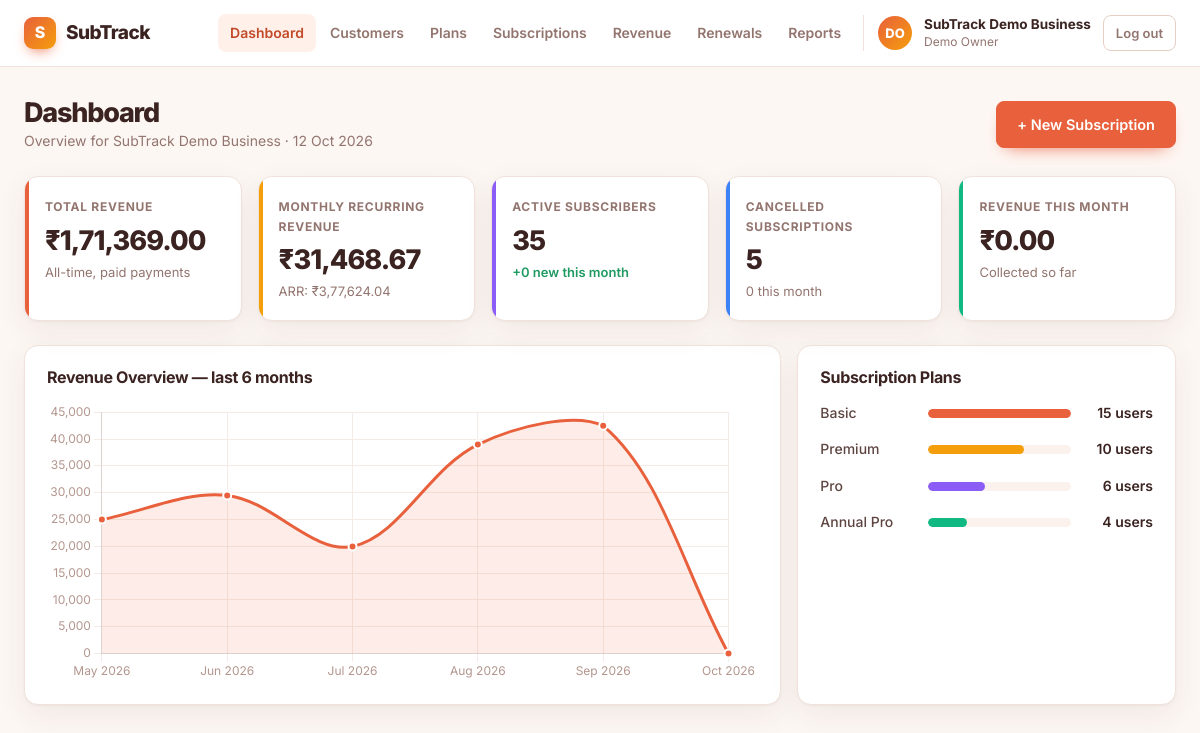
/dashboard.php (signed in), run on the app's committed database.
### tables this page shows
CREATE TABLE IF NOT EXISTS users (
    id            INT UNSIGNED AUTO_INCREMENT PRIMARY KEY,
    name          VARCHAR(120)        NOT NULL,
    email         VARCHAR(190)        NOT NULL UNIQUE,
    password_hash VARCHAR(255)        NOT NULL,
    business_name VARCHAR(150)        NOT NULL,
    created_at    DATETIME            NOT NULL DEFAULT CURRENT_TIMESTAMP
);

CREATE TABLE IF NOT EXISTS plans (
    id             INT UNSIGNED AUTO_INCREMENT PRIMARY KEY,
    user_id        INT UNSIGNED        NOT NULL,
    plan_name      VARCHAR(100)        NOT NULL,
    price          DECIMAL(10,2)       NOT NULL,
    billing_cycle  ENUM('monthly','annual') NOT NULL DEFAULT 'monthly',
    description    VARCHAR(255)        NULL,
    created_at     DATETIME            NOT NULL DEFAULT CURRENT_TIMESTAMP,
    CONSTRAINT fk_plans_user FOREIGN KEY (user_id) REFERENCES users(id) ON DELETE CASCADE,
    INDEX idx_plans_user (user_id)
);

### public/dashboard.php (the view, shortened to what the rows shown need)
<?php
require_once __DIR__ . '/bootstrap.php';
$currentUser = $authService->requireLogin();
$userId = $currentUser->id;
$mrr = $revenueCalculator->mrr($userId);
$monthlySeries = $revenueCalculator->monthlyRevenueSeries($userId, 6);
$monthLabels = array_map(fn ($k) => (new DateTimeImmutable($k . '-01'))->format('M Y'), array_keys($monthlySeries));
$monthValues = array_values($monthlySeries);
$planPopularity = $revenueCalculator->planPopularity($userId);
$planCounts = array_map(fn ($p) => $p['count'], $planPopularity);
$maxPlanCount = $planCounts === [] ? 1 : max(1, ...$planCounts);
require __DIR__ . '/partials/app_header.php';
?>
<div class="page-header">
    <div>
        <h1>Dashboard</h1>
        <div class="sub">Overview for <?= e($currentUser->businessName) ?> · <?= e((new DateTimeImmutable())->format('d M Y')) ?></div>
    </div>
</div>
<div class="panel-grid">
    <div class="panel">
        <?php if (empty($planPopularity)): ?>
            <p class="text-dim">No plans yet. <a href="plan_form.php">Add one</a>.</p>
        <?php else: ?>
            <?php foreach ($planPopularity as $row): ?>
                <div class="plan-bar-row">
                    <div class="name"><?= e($row['plan']->planName) ?></div>
                    <div class="track"><div class="fill" style="width: <?= round(($row['count'] / $maxPlanCount) * 100) ?>%;"></div></div>
                    <div class="count"><?= (int) $row['count'] ?> users</div>
                </div>
            <?php endforeach; ?>
        <?php endif; ?>
    </div>
</div>
<script>
(function () {
    var c = SubTrackColors.read();
    Chart.defaults.font.family = "Inter, -apple-system, 'Segoe UI', Roboto, Arial, sans-serif";
    var chart = new Chart(document.getElementById('revenueChart'), {
        type: 'line',
        data: {
            labels: <?= json_encode($monthLabels) ?>,
            datasets: [{
                label: 'Revenue',
                data: <?= json_encode($monthValues) ?>,
                borderColor: c.primary,
                backgroundColor: c.primarySoft,
                fill: true,
                tension: 0.35,
                borderWidth: 3,
                pointRadius: 4,
                pointBackgroundColor: c.primary,
                pointBorderColor: c.surface,
                pointBorderWidth: 2
            }]
        },
        options: {
            responsive: true,
            maintainAspectRatio: false,
            plugins: { legend: { display: false } },
            scales: {
                x: { grid: { color: c.grid }, ticks: { color: c.tick } },
                y: { grid: { color: c.grid }, ticks: { color: c.tick }, beginAtZero: true }
            }
        }
    });
})();
</script>
<?php require __DIR__ . '/partials/app_footer.php'; ?>

### public/partials/app_header.php (shortened to what the rows shown need)
<?php
$nameParts = preg_split('/\s+/', trim($currentUser->name)) ?: ['?'];
$initials = strtoupper(substr($nameParts[0], 0, 1) . (count($nameParts) > 1 ? substr(end($nameParts), 0, 1) : ''));
?>
<!DOCTYPE html>
<html lang="en">
<head>
    <link rel="stylesheet" href="assets/css/style.css">
</head>
<body class="app-body">
<div class="app-topbar">
    <div class="app-topbar-inner">
        <div class="app-nav">
            <div class="app-user-menu">
                <div class="avatar" aria-hidden="true"><?= e($initials) ?></div>
                <div class="biz-name">
                    <strong><?= e($currentUser->businessName) ?></strong>
                    <span><?= e($currentUser->name) ?></span>
                </div>
                <a href="logout.php" class="logout-link">Log out</a>
            </div>
        </div>
    </div>
</div>
<main class="main">

### data on the page
users: name "DO", business_name "SubTrack Demo Business", name "Demo Owner"
plans: plan_name "Basic"
plans: plan_name "Premium"
plans: plan_name "Pro"
plans: plan_name "Annual Pro"

### other printed values
APP_NAME "SubTrack"
$label "Dashboard"
$label "Customers"
$label "Plans"
$label "Subscriptions"
$label "Revenue"
$label "Renewals"
$label "Reports"
inr($totalRevenue) "₹1,71,369.00"
inr($mrr) "₹31,468.67"
inr($revenueCalculator->arr($userId)) "₹3,77,624.04"
$activeSubscribers "35"
$newThisMonth "0"
$cancelledSubscribers "5"
$cancelledThisMonth "0"
